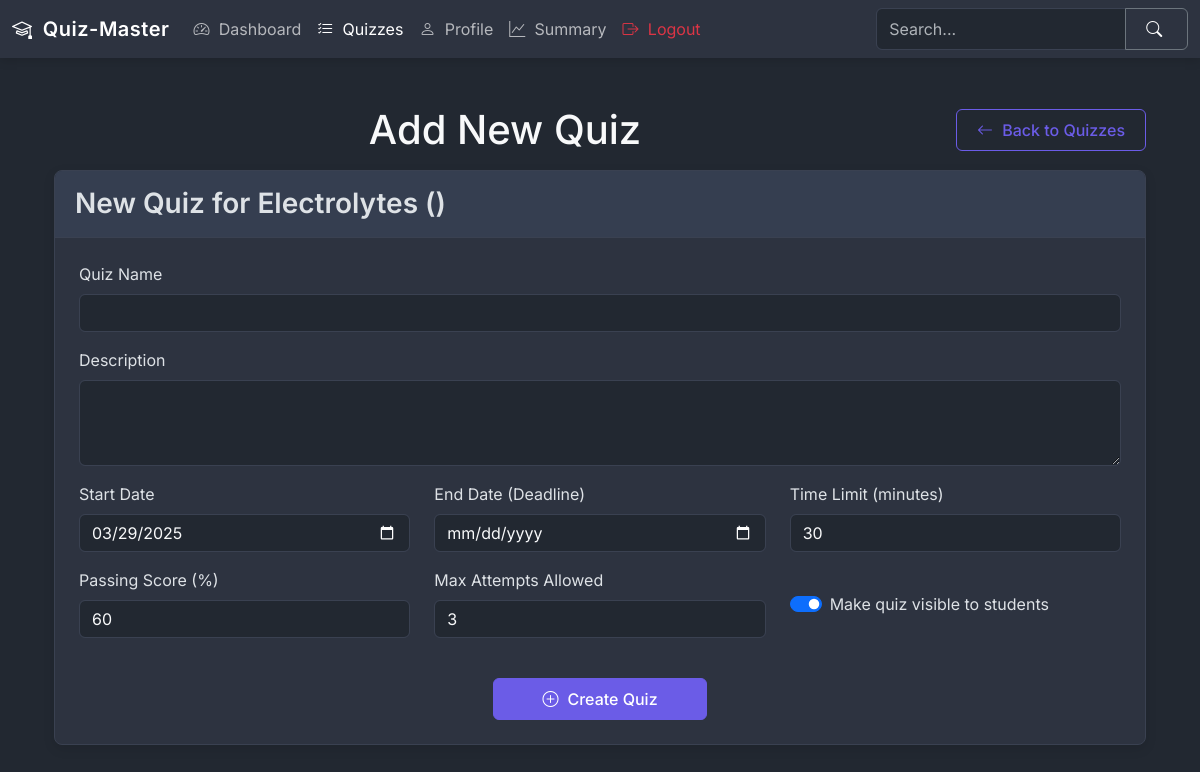
Page /admin/quiz/1/add (signed in) on the earlier database version.
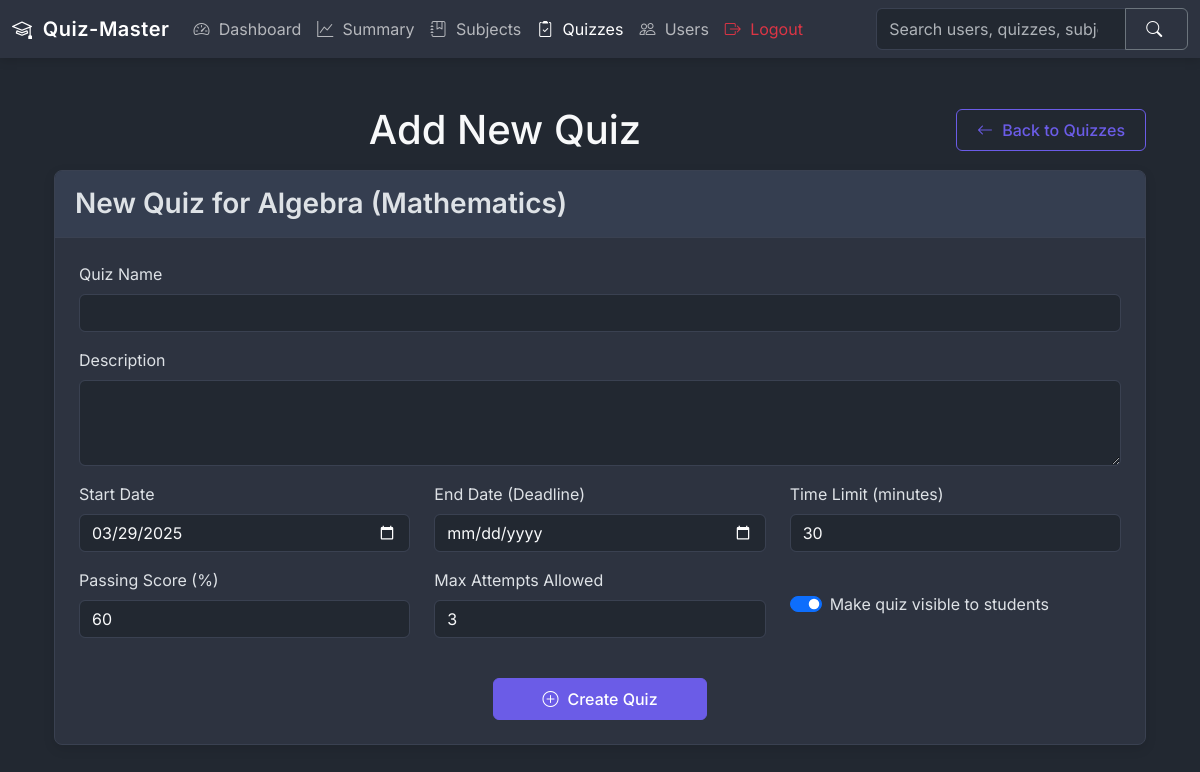
Same page on the later database version.
### models.py (models this page shows)
class Chapter(db.Model):
    id = db.Column(db.Integer, primary_key=True)
    name = db.Column(db.String(50), nullable=False)
    description = db.Column(db.Text)
    subject_id = db.Column(db.Integer, db.ForeignKey('subject.id'), nullable=False, index=True)
    created_at = db.Column(db.DateTime, default=datetime.now(timezone.utc))
    updated_at = db.Column(db.DateTime, default=datetime.now(timezone.utc), onupdate=datetime.now(timezone.utc))
    quizzes = db.relationship('Quiz', backref='chapter', lazy=True)

class Subject(db.Model):
    id = db.Column(db.Integer, primary_key=True)
    name = db.Column(db.String(50), unique=True, nullable=False, index=True)
    description = db.Column(db.Text)
    created_at = db.Column(db.DateTime, default=datetime.now(timezone.utc))
    updated_at = db.Column(db.DateTime, default=datetime.now(timezone.utc), onupdate=datetime.now(timezone.utc))
    chapters = db.relationship('Chapter', backref='subject', lazy=True)

### routes/admin_routes.py (the view, shortened to what this page needs)
@app.route('/admin/quiz/<int:chapter_id>/add', methods=['GET', 'POST'])
@admin_required
def add_quiz_form(chapter_id):
    chapter = Chapter.query.get_or_404(chapter_id)
    today = date.today().strftime("%Y-%m-%d")
    return render_template('admin/admin_quiz_add.html', chapter=chapter, today=today)

### utils.py (called while the page is built)
def admin_required(f):
    @wraps(f)
    def decorated_function(*args, **kwargs):
        if 'admin_id' not in session:
            flash('Admin access required!', 'danger')
            return redirect(url_for('login'))
        return f(*args, **kwargs)
    return decorated_function

### templates/admin/admin_quiz_add.html (shortened to what the changed rows need)
{% extends "base.html" %}
{% set active_dashboard = false %}
{% set active_subjects = false %}
{% set active_quizzes = true %}
{% set active_users = false %}
{% set active_login = false %}
{% set active_signup = false %}
{% block content %}
<div class="container py-4">
    <div class="d-flex justify-content-between align-items-center mb-3">
        <div class="flex-grow-1 text-center">
            <h1 class="mb-0">Add New Quiz</h1>
        </div>
    </div>
    <div class="row justify-content-center">
        <div class="col-md-12">
            <div class="card">
                <div class="card-header">
                    <h3 class="card-title mb-0">New Quiz for {{ chapter.name }} ({{ chapter.subject.name }})</h3>
                </div>
            </div>
        </div>
    </div>
</div>
{% endblock %}

Differences in the rows shown:
changed Chapter: name "Electrolytes" → "Algebra"
now on this page (row edited): Subject: subject.name "Mathematics"
Other differences:
text no longer shown: "Profile"
text now shown: "Subjects Users"
